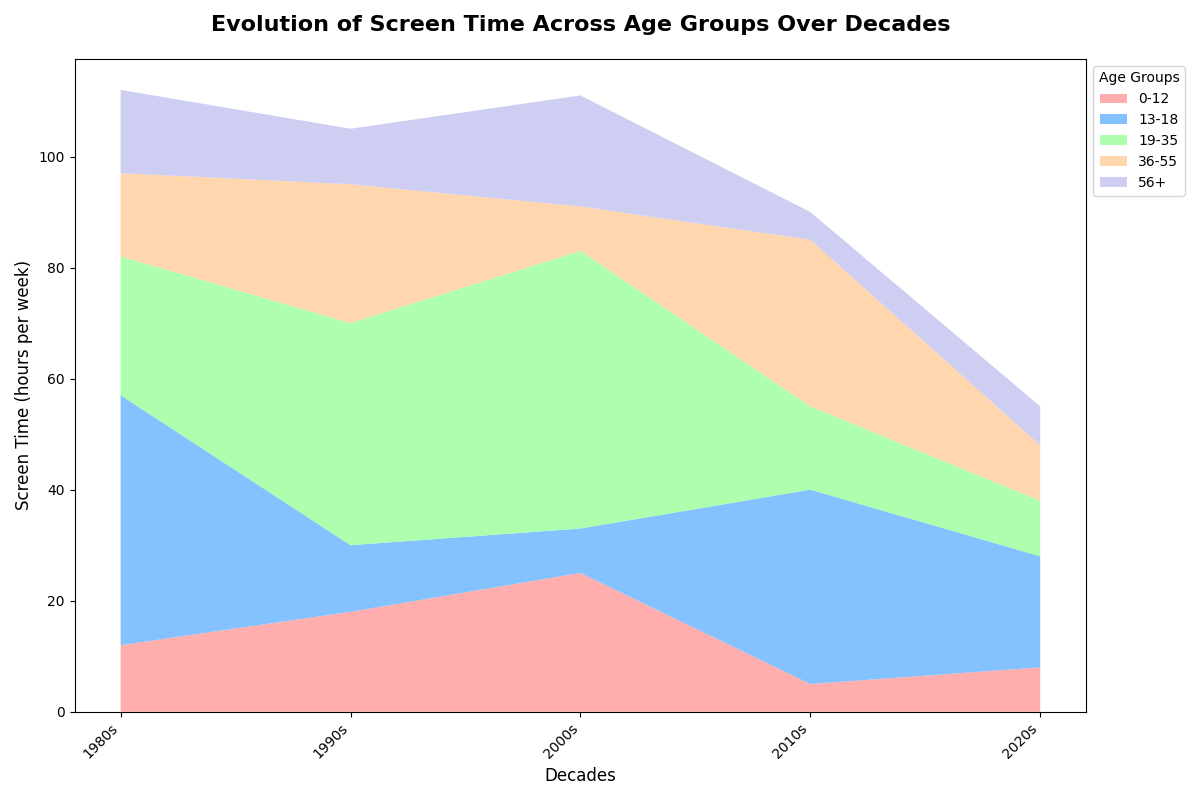

This chart was generated by the following Python code:
import matplotlib.pyplot as plt
import numpy as np

decades = ['1980s', '1990s', '2000s', '2010s', '2020s']
age_groups = ['0-12', '13-18', '19-35', '36-55', '56+']

# Randomly altered screen time data while preserving the structure
screen_time_0_12 = [12, 18, 25, 5, 8]  # Shuffled values
screen_time_13_18 = [45, 12, 8, 35, 20]  # Shuffled values
screen_time_19_35 = [25, 40, 50, 15, 10]  # Shuffled values
screen_time_36_55 = [15, 25, 8, 30, 10]  # Shuffled values
screen_time_56_plus = [15, 10, 20, 5, 7]  # Shuffled values

data = np.array([screen_time_0_12, screen_time_13_18, screen_time_19_35, screen_time_36_55, screen_time_56_plus])

colors = ['#ff9999', '#66b3ff', '#99ff99', '#ffcc99', '#c2c2f0']

plt.figure(figsize=(12, 8))
plt.stackplot(decades, data, labels=age_groups, colors=colors, alpha=0.8)

plt.xlabel('Decades', fontsize=12)
plt.ylabel('Screen Time (hours per week)', fontsize=12)
plt.title('Evolution of Screen Time Across Age Groups Over Decades', fontsize=16, fontweight='bold', pad=20)
plt.legend(title='Age Groups', loc='upper left', bbox_to_anchor=(1, 1), fontsize=10)
plt.xticks(rotation=45, ha='right')
plt.tight_layout()
plt.show()
